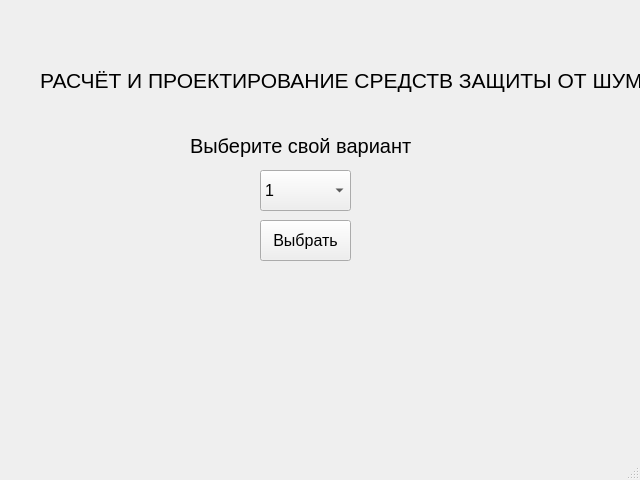
<?xml version="1.0" encoding="UTF-8"?>
<ui version="4.0">
 <class>MainWindow</class>
 <widget class="QMainWindow" name="MainWindow">
  <property name="geometry">
   <rect>
    <x>0</x>
    <y>0</y>
    <width>640</width>
    <height>480</height>
   </rect>
  </property>
  <property name="windowTitle">
   <string>MainWindow</string>
  </property>
  <widget class="QWidget" name="centralwidget">
   <widget class="QLabel" name="VariantTextField">
    <property name="geometry">
     <rect>
      <x>190</x>
      <y>130</y>
      <width>231</width>
      <height>31</height>
     </rect>
    </property>
    <property name="font">
     <font>
      <pointsize>15</pointsize>
     </font>
    </property>
    <property name="text">
     <string>Выберите свой вариант</string>
    </property>
   </widget>
   <widget class="QPushButton" name="VariantSelectButton">
    <property name="geometry">
     <rect>
      <x>260</x>
      <y>220</y>
      <width>91</width>
      <height>41</height>
     </rect>
    </property>
    <property name="font">
     <font>
      <pointsize>12</pointsize>
     </font>
    </property>
    <property name="text">
     <string>Выбрать</string>
    </property>
   </widget>
   <widget class="QLabel" name="label">
    <property name="geometry">
     <rect>
      <x>40</x>
      <y>50</y>
      <width>631</width>
      <height>61</height>
     </rect>
    </property>
    <property name="font">
     <font>
      <pointsize>16</pointsize>
     </font>
    </property>
    <property name="text">
     <string>РАСЧЁТ И ПРОЕКТИРОВАНИЕ СРЕДСТВ ЗАЩИТЫ ОТ ШУМА</string>
    </property>
    <property name="scaledContents">
     <bool>true</bool>
    </property>
    <property name="wordWrap">
     <bool>true</bool>
    </property>
   </widget>
   <widget class="QComboBox" name="BoxSelectVariant">
    <property name="geometry">
     <rect>
      <x>260</x>
      <y>170</y>
      <width>91</width>
      <height>41</height>
     </rect>
    </property>
    <property name="font">
     <font>
      <pointsize>12</pointsize>
     </font>
    </property>
    <item>
     <property name="text">
      <string>1</string>
     </property>
    </item>
    <item>
     <property name="text">
      <string>2</string>
     </property>
    </item>
    <item>
     <property name="text">
      <string>3</string>
     </property>
    </item>
    <item>
     <property name="text">
      <string>4</string>
     </property>
    </item>
    <item>
     <property name="text">
      <string>5</string>
     </property>
    </item>
    <item>
     <property name="text">
      <string>6</string>
     </property>
    </item>
    <item>
     <property name="text">
      <string>7</string>
     </property>
    </item>
    <item>
     <property name="text">
      <string>8</string>
     </property>
    </item>
    <item>
     <property name="text">
      <string>9</string>
     </property>
    </item>
    <item>
     <property name="text">
      <string>10</string>
     </property>
    </item>
   </widget>
  </widget>
  <widget class="QMenuBar" name="menubar">
   <property name="geometry">
    <rect>
     <x>0</x>
     <y>0</y>
     <width>640</width>
     <height>22</height>
    </rect>
   </property>
  </widget>
  <widget class="QStatusBar" name="statusbar"/>
 </widget>
 <resources>
  <include location="firstSlide.qrc"/>
 </resources>
 <connections/>
</ui>
